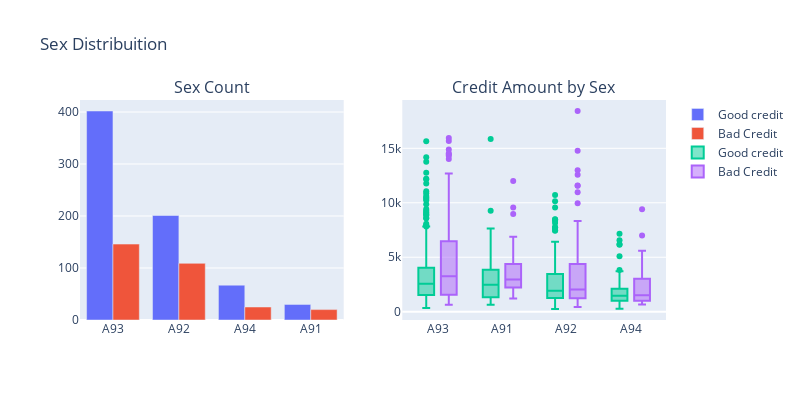

Notebook code cell kept with this figure:
### Code cell
configure_plotly_browser_state()
#----------------------------------------------------------------------
#First plot
trace0 = go.Bar(
    x = df[df["Risk"]== 1]["Statut personnel et sexe"].value_counts().index.values,
    y = df[df["Risk"]== 1]["Statut personnel et sexe"].value_counts().values,
    name='Good credit'
)

#First plot 2
trace1 = go.Bar(
    x = df[df["Risk"]== 2]["Statut personnel et sexe"].value_counts().index.values,
    y = df[df["Risk"]== 2]["Statut personnel et sexe"].value_counts().values,
    name="Bad Credit"
)

#Second plot
trace2 = go.Box(
    x = df[df["Risk"]== 1]["Statut personnel et sexe"],
    y = df[df["Risk"]== 1]["Montant du crédit"],
    name=trace0.name
)

#Second plot 2
trace3 = go.Box(
    x = df[df["Risk"]== 2]["Statut personnel et sexe"],
    y = df[df["Risk"]== 2]["Montant du crédit"],
    name=trace1.name
)

data = [trace0, trace1, trace2,trace3]

fig = tls.make_subplots(rows=1, cols=2, 
                        subplot_titles=('Sex Count', 'Credit Amount by Sex'))

fig.append_trace(trace0, 1, 1)
fig.append_trace(trace1, 1, 1)
fig.append_trace(trace2, 1, 2)
fig.append_trace(trace3, 1, 2)

fig['layout'].update(height=400, width=800, title='Sex Distribuition', boxmode='group')
py.iplot(fig, filename='sex-subplot')

### Figure 1 — Plotly figure (JSON) as saved in the notebook; plotly's stock layout.template omitted (floating-point values rounded to 4 significant figures; data arrays with more than 128 entries replaced by an {"elided": "..."} marker saying what was removed)
{"data": [{"name": "Good credit", "yaxis": "y", "xaxis": "x", "y": [402, 201, 67, 30], "x": ["A93", "A92", "A94", "A91"], "type": "bar"}, {"name": "Bad Credit", "yaxis": "y", "xaxis": "x", "y": [146, 109, 25, 20], "x": ["A93", "A92", "A94", "A91"], "type": "bar"}, {"name": "Good credit", "yaxis": "y2", "xaxis": "x2", "y": {"elided": "700 int values"}, "x": {"elided": "700 str values"}, "type": "box"}, {"name": "Bad Credit", "yaxis": "y2", "xaxis": "x2", "y": {"elided": "300 int values"}, "x": {"elided": "300 str values"}, "type": "box"}], "layout": {"boxmode": "group", "title": {"text": "Sex Distribuition"}, "yaxis": {"domain": [0, 1], "anchor": "x"}, "xaxis2": {"domain": [0.55, 1], "anchor": "y2"}, "height": 400, "width": 800, "yaxis2": {"domain": [0, 1], "anchor": "x2"}, "xaxis": {"domain": [0, 0.45], "anchor": "y"}, "annotations": [{"yanchor": "bottom", "xref": "paper", "xanchor": "center", "yref": "paper", "text": "Sex Count", "y": 1, "x": 0.225, "font": {"size": 16}, "showarrow": false}, {"yanchor": "bottom", "xref": "paper", "xanchor": "center", "yref": "paper", "text": "Credit Amount by Sex", "y": 1, "x": 0.775, "font": {"size": 16}, "showarrow": false}]}}
